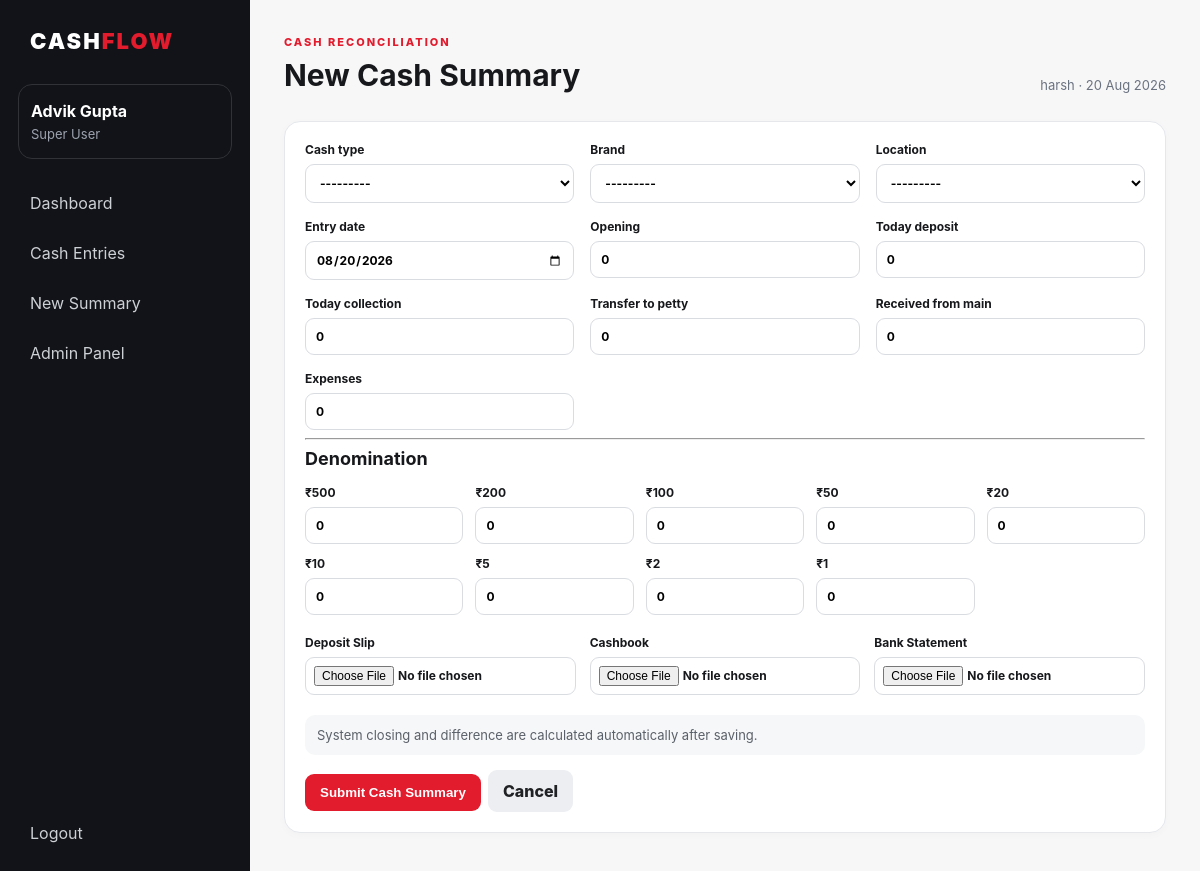
The page /entries/new/ (signed in) on the database its author committed.
### cashapp/models.py (models this page shows, shortened)
class User(AbstractUser):
    ROLE_CHOICES=(('superuser','Super User'),('manager','Manager'),('cashier','Cashier'))
    role=models.CharField(max_length=20, choices=ROLE_CHOICES, default='cashier')
    brands=models.ManyToManyField(Brand, blank=True, related_name='assigned_users')
    locations=models.ManyToManyField(Location, blank=True, related_name='assigned_users')
    managers=models.ManyToManyField('self', blank=True, symmetrical=False, related_name='assigned_cashiers', limit_choices_to={'role':'manager'})

### cashapp/views.py (the view)
# urls.py: path('entries/',views.entry_list,name='entry_list'), path('entries/new/',views.entry_create,name='entry_create'), path('entries/<int:pk>/',views.entry_detail,name='entry_detail'), path('entries/<int:p
@login_required
@never_cache
def entry_create(request):
    if request.user.role!='cashier' and not request.user.is_superuser: return redirect('entry_list')
    if request.method=='POST':
        form=CashEntryForm(request.POST,user=request.user)
        if form.is_valid():
            e=form.save(commit=False); e.cashier=request.user; e.submitted_at=timezone.now(); e.status='pending'; e.save()
            for d in DENOMS: Denomination.objects.create(entry=e,value=d,quantity=int(request.POST.get(f'denom_{d}',0) or 0))
            e.denomination_total=sum(x.value*x.quantity for x in e.denominations.all()); e.difference=e.calculated_closing-e.denomination_total; e.save(update_fields=['denomination_total','difference','updated_at'])
            for f in ['deposit_slip','cashbook','bank_statement']:
                if request.FILES.get(f): Attachment.objects.create(entry=e,attachment_type=f,file=request.FILES[f])
            ApprovalHistory.objects.create(entry=e,actor=request.user,action='submitted'); messages.success(request,'Cash entry submitted successfully.'); return redirect('entry_detail',e.pk)
    else: form=CashEntryForm(user=request.user)
    return render(request,'cashapp/entry_form.html',{'form':form,'denoms':DENOMS,'title':'New Cash Summary'})

### cashapp/models.py (called while the page is built)
    def __str__(self): return self.name

    def __str__(self): return self.name

### templates/cashapp/entry_form.html
{% extends 'base.html' %}{% load cash_tags %}{% block heading %}{{ title }}{% endblock %}{% block content %}<form method="post" enctype="multipart/form-data" class="panel formpanel">{% csrf_token %}{% if form.non_field_errors %}<div class="error">{{ form.non_field_errors }}</div>{% endif %}<div class="formgrid">{% for f in form %}<label>{{ f.label }}{{ f }}{% for e in f.errors %}<small class="error">{{ e }}</small>{% endfor %}</label>{% endfor %}</div><hr><h2>Denomination</h2><div class="denomgrid">{% for d in denoms %}<label>₹{{ d }}<input type="number" min="0" name="denom_{{ d }}" value="{% if den %}{{ den|get_item:d }}{% else %}0{% endif %}"></label>{% endfor %}</div><div class="uploadgrid"><label>Deposit Slip<input type="file" name="deposit_slip"></label><label>Cashbook<input type="file" name="cashbook"></label><label>Bank Statement<input type="file" name="bank_statement"></label></div><div class="note">System closing and difference are calculated automatically after saving.</div><button class="primary">Submit Cash Summary</button><a class="button" href="{% url 'entry_list' %}">Cancel</a></form>{% endblock %}

### templates/base.html
{% load static %}<!doctype html><html><head><meta charset="utf-8"><meta name="viewport" content="width=device-width,initial-scale=1"><meta http-equiv="Cache-Control" content="no-store, no-cache, must-revalidate, max-age=0"><meta http-equiv="Pragma" content="no-cache"><meta http-equiv="Expires" content="0"><title>{% block title %}Cash Summary{% endblock %}</title><link rel="stylesheet" href="{% static 'css/app.css' %}"></head><body><div class="layout"><aside class="sidebar"><div class="brand">CASH<span>FLOW</span></div><div class="userbox"><b>{{ request.user.get_full_name|default:request.user.username }}</b><small>{{ request.user.get_role_display }}</small></div><nav><a href="{% url 'dashboard' %}">Dashboard</a><a href="{% url 'entry_list' %}">Cash Entries</a>{% if request.user.role == 'cashier' or request.user.is_superuser %}<a href="{% url 'entry_create' %}">New Summary</a>{% endif %}{% if request.user.is_superuser %}<a href="/admin/">Admin Panel</a>{% endif %}</nav><a class="logout" href="{% url 'logout' %}">Logout</a></aside><main class="main"><header><div><span class="eyebrow">CASH RECONCILIATION</span><h1>{% block heading %}Dashboard{% endblock %}</h1></div><div class="today">{{ request.user.get_username }} · {% now "d M Y" %}</div></header>{% for message in messages %}<div class="flash">{{ message }}</div>{% endfor %}{% block content %}{% endblock %}</main></div></body></html>

### static/css/app.css (style rules this page uses)
:root { --red:#e21b2d;--black:#111318;--gray:#f4f5f7;--line:#e5e7eb;--muted:#6b7280;--white:#fff }
* { box-sizing:border-box }
body { margin:0;font-family:Inter,Segoe UI,Arial,sans-serif;background:#f7f7f8;color:#17181b }
.layout { display:flex;min-height:100vh }
.sidebar { width:250px;background:var(--black);color:#fff;padding:28px 18px;position:fixed;inset:0 auto 0 0;display:flex;flex-direction:column }
.brand { font-weight:900;letter-spacing:2px;font-size:22px;padding:0 12px 30px }
.brand span { color:var(--red) }
.userbox { padding:16px 12px;border:1px solid #303238;border-radius:14px;margin-bottom:22px }
.userbox b,.userbox small { display:block }
.userbox small { color:#9ca3af;margin-top:5px }
nav { display:grid;gap:6px }
nav a,.logout { color:#cdd0d5;text-decoration:none;padding:12px;border-radius:10px }
.logout { margin-top:auto }
.main { margin-left:250px;width:calc(100% - 250px);padding:30px 34px }
header { display:flex;justify-content:space-between;align-items:end;margin-bottom:28px }
.eyebrow { font-size:11px;letter-spacing:2px;color:var(--red);font-weight:800 }
h1 { font-size:30px;margin:7px 0 0 }
h2 { font-size:18px;margin:0 0 16px }
.today,.muted,small { color:var(--muted);font-size:13px }
.panel { background:#fff;border:1px solid var(--line);border-radius:16px;padding:20px;box-shadow:0 2px 8px #00000006;margin-bottom:20px }
.formgrid { display:grid;grid-template-columns:repeat(3,1fr);gap:16px }
.formgrid label,.uploadgrid label,.denomgrid label,label { font-size:12px;font-weight:700;display:block }
.formgrid input,.formgrid select,.formgrid textarea,.formpanel input,.formpanel select,.formpanel textarea,.review select,.review textarea,.login-card input { display:block;width:100%;margin-top:7px;border:1px solid #d9dce1;border-radius:9px;padding:10px;background:#fff;font:inherit }
.denomgrid { display:grid;grid-template-columns:repeat(5,1fr);gap:12px;margin-bottom:20px }
.uploadgrid { display:grid;grid-template-columns:repeat(3,1fr);gap:14px;margin:20px 0 }
.uploadgrid input { padding:8px }
.primary,.button { display:inline-block;border:0;border-radius:9px;padding:11px 15px;background:var(--red);color:#fff;text-decoration:none;font-weight:800;cursor:pointer }
.button { background:#eceef1;color:#202124;margin-left:7px }
.note { padding:12px;background:#f6f7f8;border-radius:10px;margin:15px 0;color:#5b616a;font-size:13px }

### rows shown on the page
User: user.get_full_name "Advik Gupta", user.role "Super User", user.get_username "harsh"

### other values the page prints
{{ title }} "New Cash Summary"
{{ f.label }} "Cash type" "Brand" "Location" "Entry date" "Opening" "Today deposit" "Today collection" "Transfer to petty" "Received from main" "Expenses"
{{ d }} "500" "200" "100" "50" "20" "10" "5" "2" "1"
